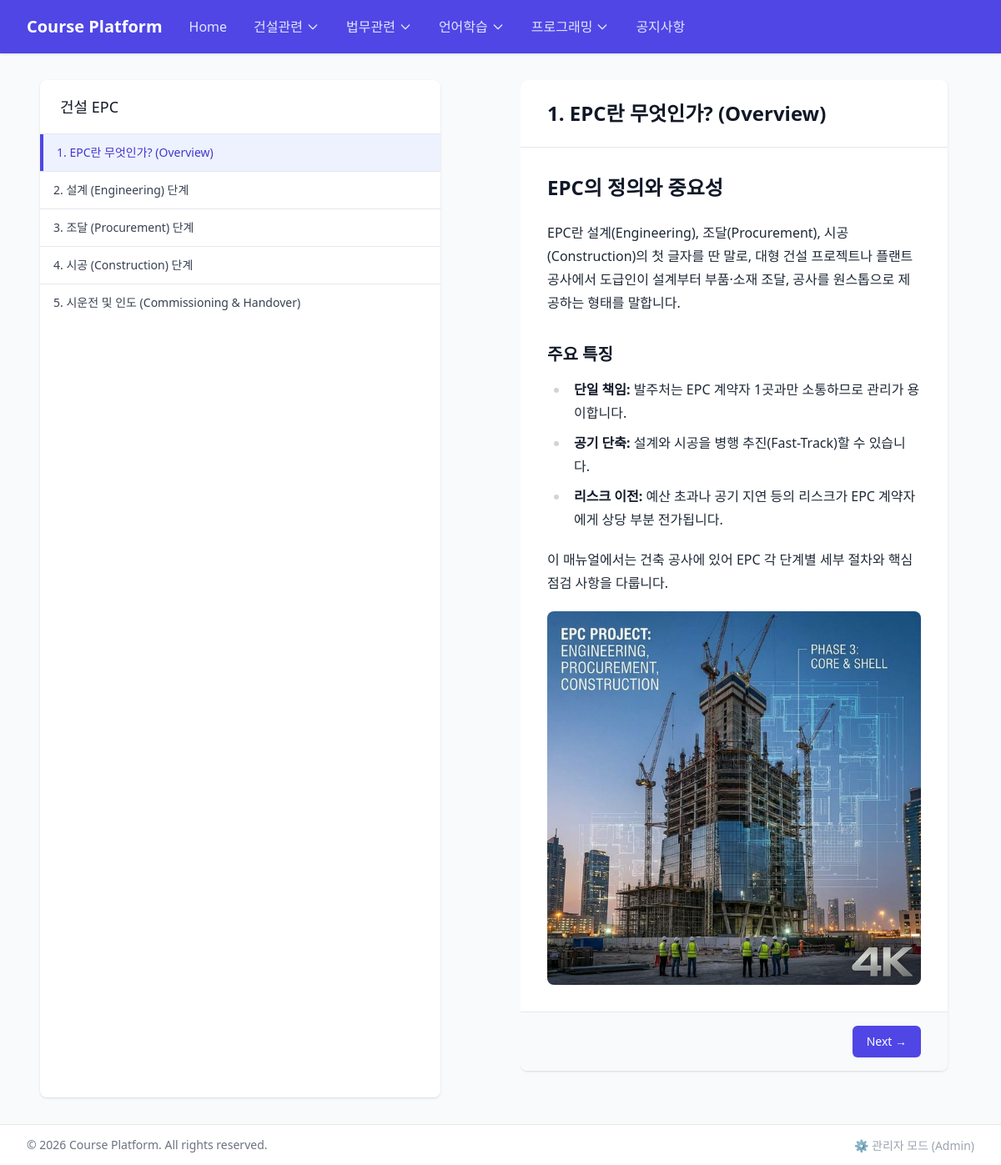
The page /courses/1/lessons/1 on the database its author committed.
### models/__init__.py (models this page shows)
class Category(SQLModel, table=True):
    id: Optional[int] = Field(default=None, primary_key=True)
    name: str = Field(index=True, unique=True)
    order: int = Field(default=0)
    courses: List["Course"] = Relationship(back_populates="category")

class Course(SQLModel, table=True):
    id: Optional[int] = Field(default=None, primary_key=True)
    title: str
    description: Optional[str] = None
    thumbnail_url: Optional[str] = None
    category_id: Optional[int] = Field(default=None, foreign_key="category.id")
    category: Optional[Category] = Relationship(back_populates="courses")
    lessons: List["Lesson"] = Relationship(back_populates="course", cascade_delete=True)

class Lesson(SQLModel, table=True):
    id: Optional[int] = Field(default=None, primary_key=True)
    title: str
    content: str
    order: int = Field(default=0)
    course_id: Optional[int] = Field(default=None, foreign_key="course.id")
    course: Optional[Course] = Relationship(back_populates="lessons")

### routers/public.py (the view)
@router.get("/courses/{course_id}/lessons/{lesson_id}")
def lesson_detail(request: Request, course_id: int, lesson_id: int, session: Session = Depends(get_session)):
    course = session.get(Course, course_id)
    lesson = session.get(Lesson, lesson_id)
    if not course or not lesson or lesson.course_id != course_id:
        raise HTTPException(status_code=404, detail="Lesson not found")
    categories = session.exec(select(Category).order_by(Category.order)).all()
    all_lessons = session.exec(select(Lesson).where(Lesson.course_id == course_id).order_by(Lesson.order)).all()
    prev_lesson = None
    next_lesson = None
    for i, l in enumerate(all_lessons):
        if l.id == lesson_id:
            if i > 0:
                prev_lesson = all_lessons[i-1]
            if i < len(all_lessons) - 1:
                next_lesson = all_lessons[i+1]
            break
    return templates.TemplateResponse(
        request=request,
        name="public/lesson.html",
        context={
            "categories": categories,
            "course": course,
            "lesson": lesson,
            "prev_lesson": prev_lesson,
            "next_lesson": next_lesson,
            "all_lessons": all_lessons
        }
    )

### templates/public/lesson.html (shortened to what this page needs)
{% extends "public/base.html" %}
{% block content %}
<div class="flex flex-col lg:flex-row gap-24 flex-1 min-h-0">
    <div class="w-full lg:w-[480px] shrink-0 lg:h-full">
        <div class="bg-white shadow rounded-lg flex flex-col h-full">
            <div class="px-4 py-5 sm:px-6 border-b border-gray-200 shrink-0">
                <h3 class="text-lg leading-6 font-medium text-gray-900">
                    <a href="/courses/{{ course.id }}" class="hover:text-indigo-600">{{ course.title }}</a>
                </h3>
            </div>
            <ul role="list" class="divide-y divide-gray-200 overflow-y-auto flex-1 pb-5">
                {% for l in all_lessons %}
                <li>
                    <a href="/courses/{{ course.id }}/lessons/{{ l.id }}"
                        class="block px-4 py-3 text-sm {% if l.id == lesson.id %}bg-indigo-50 border-l-4 border-indigo-600 text-indigo-700 font-medium{% else %}text-gray-700 hover:bg-gray-50{% endif %}">
                        {{ l.title }}
                    </a>
                </li>
                {% endfor %}
            </ul>
        </div>
    </div>
    <div class="w-full lg:flex-1 lg:max-w-[1440px] min-w-0 lg:h-full lg:overflow-y-auto lg:pr-4 pb-8">
        <div class="bg-white shadow rounded-lg overflow-hidden">
            <div class="px-4 py-6 sm:px-8 border-b border-gray-200">
                <h1 class="text-2xl font-bold text-gray-900">{{ lesson.title }}</h1>
            </div>
            <div class="px-4 py-8 sm:px-8">
                <div class="prose max-w-none text-gray-800" id="rendered-content">
                    {{ lesson.content | safe }}
                </div>
            </div>
            <div class="px-4 py-4 sm:px-8 border-t border-gray-200 bg-gray-50 flex justify-between">
                {% if next_lesson %}
                <a href="/courses/{{ course.id }}/lessons/{{ next_lesson.id }}"
                    class="inline-flex items-center px-4 py-2 border border-transparent shadow-sm text-sm font-medium rounded-md text-white bg-indigo-600 hover:bg-indigo-700 focus:outline-none focus:ring-2 focus:ring-offset-2 focus:ring-indigo-500">
                    Next &rarr;
                </a>
                {% else %}
                <a href="/courses/{{ course.id }}"
                    class="inline-flex items-center px-4 py-2 border border-transparent shadow-sm text-sm font-medium rounded-md text-white bg-green-600 hover:bg-green-700 focus:outline-none focus:ring-2 focus:ring-offset-2 focus:ring-green-500">
                    Finish
                </a>
                {% endif %}
            </div>
        </div>
    </div>
</div>
{% endblock %}

### templates/public/base.html (shortened to what this page needs)
<!DOCTYPE html>
<html lang="en">
<head>
    <script src="https://cdn.tailwindcss.com"></script>
    <script src="https://cdn.tailwindcss.com?plugins=typography"></script>
</head>
<body class="bg-gray-50 min-h-screen lg:h-screen lg:overflow-hidden font-sans flex flex-col">
    <nav class="bg-indigo-600 shadow shrink-0 z-20 relative">
        <div class="max-w-7xl mx-auto px-4 sm:px-6 lg:px-8">
            <div class="flex justify-between h-16">
                <div class="flex flex-1">
                    <div class="flex-shrink-0 flex items-center">
                        <a href="/" class="text-xl font-bold text-white">Course Platform</a>
                    </div>
                    <div class="hidden sm:ml-8 sm:flex sm:space-x-8 items-center">
                        <a href="/" class="text-indigo-100 font-medium hover:text-white transition-colors">Home</a>
                        {% if categories %}
                        {% for cat in categories %}
                        <div class="relative group">
                            <button
                                class="text-indigo-100 font-medium hover:text-white transition-colors flex items-center gap-1 focus:outline-none">
                                {{ cat.name }}
                                <svg class="w-4 h-4" fill="none" stroke="currentColor" viewBox="0 0 24 24">
                                    <path stroke-linecap="round" stroke-linejoin="round" stroke-width="2"
                                        d="M19 9l-7 7-7-7"></path>
                                </svg>
                            </button>
                        </div>
                        {% endfor %}
                        {% endif %}
                        <a href="/notices" class="text-indigo-100 font-medium hover:text-white transition-colors">공지사항</a>
                    </div>
                </div>
            </div>
        </div>
    </nav>
    <main class="flex-grow w-full py-8 px-4 sm:px-6 lg:px-12 flex flex-col min-h-0">
        {% block content %}{% endblock %}
    </main>
    <footer class="bg-white border-t border-gray-200 mt-auto py-3 shrink-0 z-10 relative">
        <div
            class="max-w-7xl mx-auto px-4 sm:px-6 lg:px-8 flex flex-col md:flex-row justify-between items-center gap-4">
            <p class="text-sm text-gray-500">&copy; 2026 Course Platform. All rights reserved.</p>
            <div>
                <a href="/admin" target='_blank' class="text-sm text-gray-400 hover:text-gray-700 transition">⚙️ 관리자 모드
                    (Admin)</a>
            </div>
        </div>
    </footer>
</body>
</html>

### rows shown on the page
Category: name "건설관련"
Category: name "법무관련"
Category: name "언어학습"
Category: name "프로그래밍"
Course: title "건설 EPC"
Lesson: title "1. EPC란 무엇인가? (Overview)", content "EPC의 정의와 중요성 EPC란 설계(Engineering), 조달(Procurement), 시공(Construction)의 첫 글자를 딴 말로, 대형 건설 프로젝트나 플랜트 공사에서 도급인이 설계부터 부품·소재 조달, 공사를 원스톱으로 제공하는 형태를 말합니다. 주요 특징 단일 책임: 발주처는 EPC 계약자 1곳과만 소통하므로 관리가 용이합니다. 공기 단축: 설계와 시공을 병행 추진(Fast-Track)할 수 있습니다. 리스크 이전: 예산 초과나 공기 지연 등의 리스크가 EPC 계약자에게 상당 부분 전가됩니다. 이 매뉴얼에서는 건축 공사에 있어 EPC 각 단계별 세부 절차와 핵심 점검 사항을 다룹니다.", content (picture)
Lesson: title "2. 설계 (Engineering) 단계"
Lesson: title "3. 조달 (Procurement) 단계"
Lesson: title "4. 시공 (Construction) 단계"
Lesson: title "5. 시운전 및 인도 (Commissioning & Handover)"
